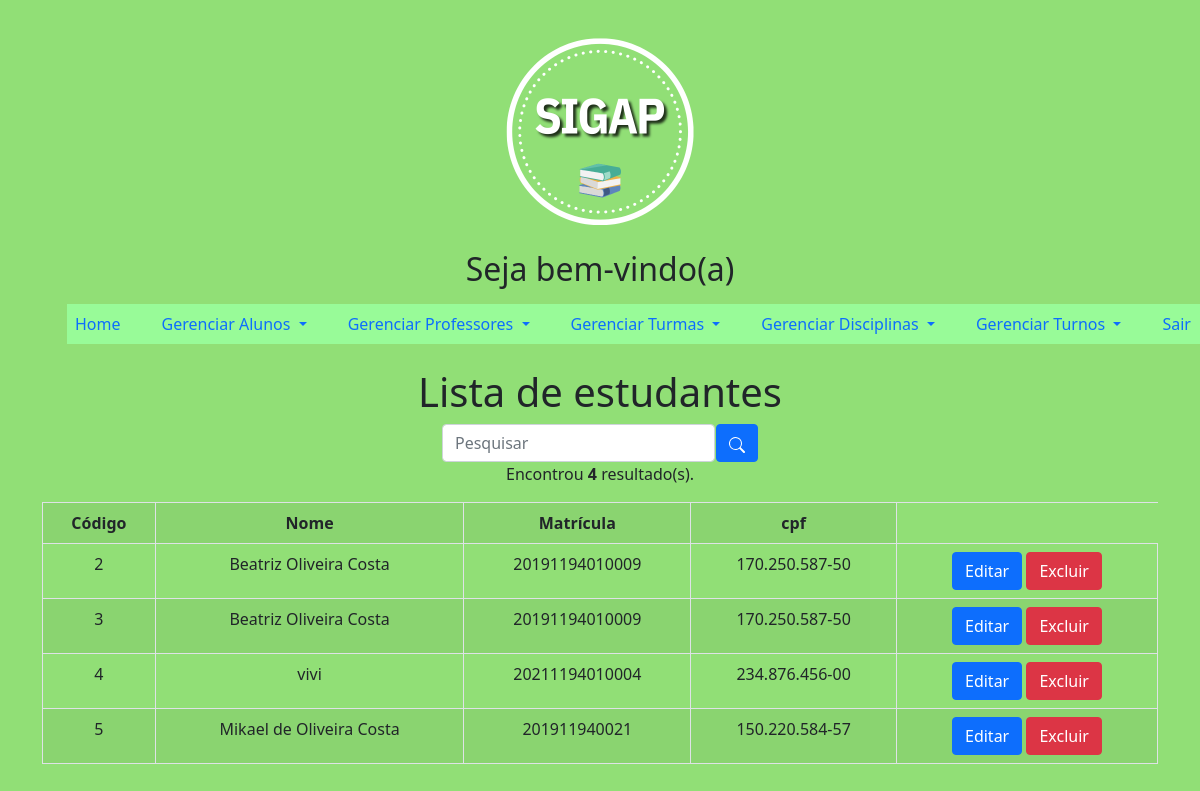
/principalAdmin.php?page=listarAlunos, run on the app's committed database.
### tables this page shows
CREATE TABLE `aluno` (
  `idAluno` int(11) NOT NULL,
  `nome` varchar(45) NOT NULL,
  `matrícula` varchar(15) NOT NULL,
  `senha` varchar(45) NOT NULL,
  `cpf` varchar(20) NOT NULL,
  `telefone` varchar(20) NOT NULL,
  `data_nascimento` date NOT NULL
);

### listarAlunos.php (the view, shortened to what this page needs)
<?php
	$sql = "SELECT * FROM aluno";
	$res = $mysqli->query($sql);
	$qtd = $res->num_rows;
?>
	<div class="row">
        <div class="col-12">
            <h1>Lista de estudantes</h1>
        </div>
		<br>
    <div class="box-search">
        <input type="search" class="form-control w-25" placeholder="Pesquisar" id="pesquisar">
        <button onclick="searchData()" class="btn btn-primary">
        </button>
    </div>
</body>
		<?php
        if($qtd > 0){
		print "<p>Encontrou <b>$qtd</b> resultado(s).</p>";
		print "<table class='table table-bordered table-striped table-hover'>";
		print "<tr>";
		print "<th>Código</th>";
		print "<th>Nome</th>";
		print "<th>Matrícula</th>";
		print "<th>cpf</th>";
		print "</tr>";
		while($row = $res->fetch_object()){
			print "<tr>";
			print "<td>".$row->idAluno."</td>";
			print "<td>".$row->nome."</td>";
			print "<td>".$row->matrícula."</td>";
			print "<td>".$row->cpf."</td>";
			print "<td>
					 <button onclick=\"location.href='?page=editarAlunos&idAluno=".$row->idAluno."';\" class='btn btn-primary'>Editar</button>
					 <button onclick=\"if(confirm('Tem certeza que deseja excluir?')){location.href='?page=salvarAlunos&acao=excluir&idAluno=".$row->idAluno."';}else{false;}\"  class='btn btn-danger'>Excluir</button>
			       </td>";
		}
		print "</table>";
	}

### principalAdmin.php (style rules this page uses)
body { background-color: #91DF76; }
.row { text-align: center; }

### listarAlunos.php (style rules this page uses)
.box-search { display: flex; justify-content: center; gap: .1%; }

### data on the page
aluno: idAluno "2", nome "Beatriz Oliveira Costa", matrícula "20191194010009", cpf "170.250.587-50"
aluno: idAluno "3", nome "Beatriz Oliveira Costa", matrícula "20191194010009", cpf "170.250.587-50"
aluno: idAluno "4", nome "vivi", matrícula "20211194010004", cpf "234.876.456-00"
aluno: idAluno "5", nome "Mikael de Oliveira Costa", matrícula "201911940021", cpf "150.220.584-57"

### other printed values
$qtd "4"
